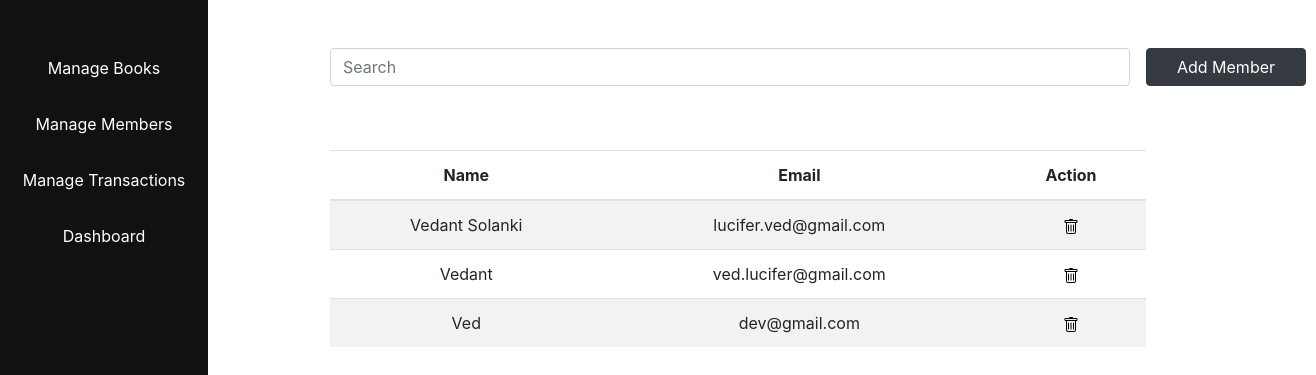
Page /member/ on the committed database.
### models.py (models this page shows)
class Member(db.Model):
    __tablename__ = 'member'
    id = db.Column(db.Integer,primary_key=True,autoincrement=True)
    name = db.Column(db.String(80),nullable=False)
    email = db.Column(db.String(80),nullable=False)

### views/membermanager/MemberManager.py (the view)
@membermanager_bp.route("/")
def member_list():
    members = Member.query.all()
    return render_template("members.html",members=members)

### views/membermanager/templates/MemberManager/members.html (shortened to what this page needs)
{% extends 'base.html' %}
{% block content %}
    <div class="member-action-container">
        <div class="member-action-group">
            <div class="input-group rounded">
                <form action="{{ url_for('membermanager_bp.search_member') }}">
                    <input type="search" class="form-control rounded" placeholder="Search"
                    name='query' id='query' />
                </form>
            </div>
            <a href="{{ url_for('membermanager_bp.add_member') }}" type="button" class="btn btn-dark btn-md">Add Member</a>
        </div>
    </div>
    <div class="member-details-container">
            {% if members|length == 0 %}
                <p>No members found</p>
            {% else %}
        <div class="member-details">
            <table class="table table-striped">
                <thead class="text-center">
                    <tr>
                        <th scope="col">Name</th>
                        <th scope="col">Email</th>
                        <th scope="col">Action</th>
                    </tr>
                </thead>
                <tbody>
                    {% for member in members %}
                    <tr class="text-center">
                        <td>{{member.name}}</td>
                        <td>{{member.email}}</td>
                        <td>
                            <a href="{{ url_for('membermanager_bp.delete_member', id=member.id) }}"><img src="/icons/trash.svg" alt="delete" ...></a>
                        </td>
                    </tr>
                    {% endfor %}
                </tbody>
            </table>
        </div>
        {% endif %}
{% endblock %}

### static/css/style.css (style rules this page uses)
.book-action-container,.member-action-container, .book-transactions-container { display:flex; flex-direction: row; margin:0rem 10rem; flex-wrap: nowrap; }
.member-action-group, .book-action-group { margin-top:3rem; display: flex; flex-direction: row; }
.book-action-container .input-group, .member-action-container .input-group { width:50rem; height:2rem; }
#query { width:50rem; }
.book-action-container .btn-dark,.member-action-container .btn-dark { width:10rem; margin-left:1rem; margin-top:0rem; }
.book-details, .member-details { display:flex; flex-direction: row; justify-content: center; align-items: center; padding:2rem 10rem; }

### rows in the picture
Member: name "Vedant Solanki", email "lucifer.ved@gmail.com"
Member: name "Vedant", email "ved.lucifer@gmail.com"
Member: name "Ved", email "dev@gmail.com"
